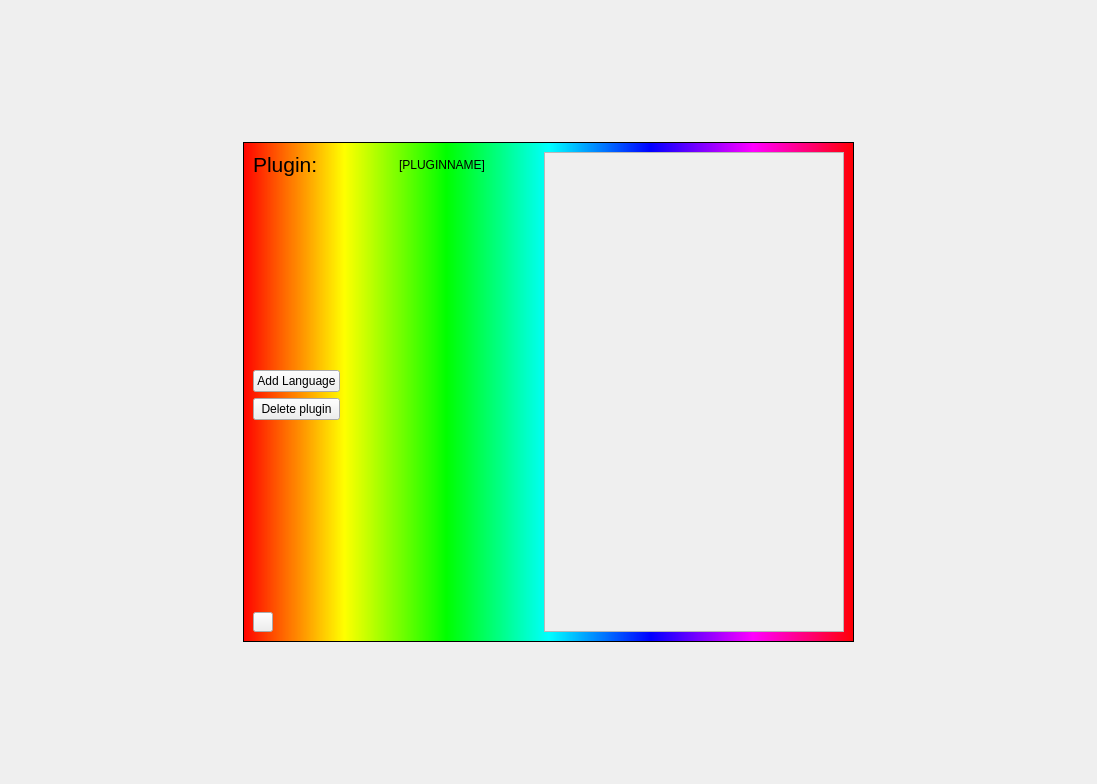
<?xml version="1.0" encoding="UTF-8"?>
<ui version="4.0">
 <class>MainWindow</class>
 <widget class="QMainWindow" name="MainWindow">
  <property name="geometry">
   <rect>
    <x>0</x>
    <y>0</y>
    <width>1097</width>
    <height>784</height>
   </rect>
  </property>
  <property name="windowTitle">
   <string>MainWindow</string>
  </property>
  <property name="windowIcon">
   <iconset resource="ressources.qrc">
    <normaloff>:/icons/ressources/icons_famfamfam/world_edit.png</normaloff>:/icons/ressources/icons_famfamfam/world_edit.png</iconset>
  </property>
  <property name="styleSheet">
   <string notr="true">#mpc_title_frame {
background-color: rgb(255, 170, 255);
}

#mpc_plugins {
	background-color: rgb(0, 170, 255);
}

#mpc_plugins_list {
	background-color: rgb(0, 170, 255);
	border: none;
}

#mpc_plugins_list::item {
padding: 10px;
}</string>
  </property>
  <widget class="QWidget" name="centralwidget">
   <layout class="QGridLayout" name="gridLayout">
    <property name="leftMargin">
     <number>0</number>
    </property>
    <property name="topMargin">
     <number>0</number>
    </property>
    <property name="rightMargin">
     <number>0</number>
    </property>
    <property name="bottomMargin">
     <number>0</number>
    </property>
    <property name="spacing">
     <number>0</number>
    </property>
    <item row="0" column="0">
     <widget class="QStackedWidget" name="stackedWidget">
      <property name="currentIndex">
       <number>1</number>
      </property>
      <widget class="QWidget" name="main_plugin_chooser">
       <property name="styleSheet">
        <string notr="true">#main_plugin_chooser {
	background-color: rgb(206, 206, 206);
}</string>
       </property>
       <layout class="QHBoxLayout" name="horizontalLayout">
        <property name="spacing">
         <number>0</number>
        </property>
        <property name="leftMargin">
         <number>0</number>
        </property>
        <property name="topMargin">
         <number>0</number>
        </property>
        <property name="rightMargin">
         <number>0</number>
        </property>
        <property name="bottomMargin">
         <number>0</number>
        </property>
        <item>
         <widget class="QFrame" name="mpc_plugins">
          <property name="maximumSize">
           <size>
            <width>300</width>
            <height>16777215</height>
           </size>
          </property>
          <property name="styleSheet">
           <string notr="true"/>
          </property>
          <property name="frameShape">
           <enum>QFrame::StyledPanel</enum>
          </property>
          <property name="frameShadow">
           <enum>QFrame::Raised</enum>
          </property>
          <layout class="QVBoxLayout" name="verticalLayout">
           <item>
            <widget class="QLabel" name="label">
             <property name="text">
              <string>&lt;html&gt;&lt;head/&gt;&lt;body&gt;&lt;p&gt;&lt;span style=&quot; font-size:12pt; font-weight:600;&quot;&gt;Plugins&lt;/span&gt;&lt;/p&gt;&lt;/body&gt;&lt;/html&gt;</string>
             </property>
            </widget>
           </item>
           <item>
            <widget class="Line" name="line">
             <property name="orientation">
              <enum>Qt::Horizontal</enum>
             </property>
            </widget>
           </item>
           <item>
            <widget class="QListWidget" name="mpc_plugins_list"/>
           </item>
           <item>
            <spacer name="verticalSpacer">
             <property name="orientation">
              <enum>Qt::Vertical</enum>
             </property>
             <property name="sizeType">
              <enum>QSizePolicy::Fixed</enum>
             </property>
             <property name="sizeHint" stdset="0">
              <size>
               <width>20</width>
               <height>40</height>
              </size>
             </property>
            </spacer>
           </item>
          </layout>
         </widget>
        </item>
        <item>
         <layout class="QGridLayout" name="gridLayout_2">
          <property name="spacing">
           <number>0</number>
          </property>
          <item row="1" column="1">
           <widget class="QFrame" name="mpc_title_frame">
            <property name="minimumSize">
             <size>
              <width>300</width>
              <height>200</height>
             </size>
            </property>
            <property name="maximumSize">
             <size>
              <width>600</width>
              <height>400</height>
             </size>
            </property>
            <property name="styleSheet">
             <string notr="true"/>
            </property>
            <property name="frameShape">
             <enum>QFrame::StyledPanel</enum>
            </property>
            <property name="frameShadow">
             <enum>QFrame::Raised</enum>
            </property>
            <layout class="QGridLayout" name="gridLayout_3">
             <item row="0" column="0">
              <widget class="QLabel" name="mpc_title_frame_title">
               <property name="maximumSize">
                <size>
                 <width>16777215</width>
                 <height>30</height>
                </size>
               </property>
               <property name="text">
                <string>Projet à la con</string>
               </property>
              </widget>
             </item>
             <item row="2" column="2">
              <widget class="QPushButton" name="mpc_btn_import">
               <property name="text">
                <string>import plugin</string>
               </property>
               <property name="icon">
                <iconset resource="ressources.qrc">
                 <normaloff>:/icons/ressources/icons_famfamfam/zoom_in.png</normaloff>:/icons/ressources/icons_famfamfam/zoom_in.png</iconset>
               </property>
              </widget>
             </item>
             <item row="2" column="0" colspan="2">
              <spacer name="horizontalSpacer_3">
               <property name="orientation">
                <enum>Qt::Horizontal</enum>
               </property>
               <property name="sizeHint" stdset="0">
                <size>
                 <width>382</width>
                 <height>20</height>
                </size>
               </property>
              </spacer>
             </item>
             <item row="1" column="0" colspan="3">
              <widget class="QLabel" name="mpc_title_frame_text">
               <property name="text">
                <string>&lt;html&gt;&lt;head/&gt;&lt;body&gt;&lt;p&gt;Lorem ipsum dolor sit amet, consectetur adipiscing elit, sed do eiusmod tempor i&lt;/p&gt;&lt;p&gt;ncididunt ut labore et dolore magna aliqua. Ut enim ad minim ven&lt;/p&gt;&lt;p&gt;iam, quis nostrud exercitation ullamco laboris nisi ut aliquip ex ea commodo consequat. Duis aute irure dolor in reprehenderit in voluptate velit esse cillum dolore eu fugiat nulla&lt;/p&gt;&lt;p&gt; pariatur. Excepteur sint occaecat cupidatat non proident, sunt in culpa qui officia deserunt mollit anim id est laborum.&lt;/p&gt;&lt;/body&gt;&lt;/html&gt;</string>
               </property>
              </widget>
             </item>
            </layout>
           </widget>
          </item>
          <item row="1" column="0">
           <spacer name="horizontalSpacer">
            <property name="orientation">
             <enum>Qt::Horizontal</enum>
            </property>
            <property name="sizeHint" stdset="0">
             <size>
              <width>40</width>
              <height>20</height>
             </size>
            </property>
           </spacer>
          </item>
          <item row="1" column="2">
           <spacer name="horizontalSpacer_2">
            <property name="orientation">
             <enum>Qt::Horizontal</enum>
            </property>
            <property name="sizeHint" stdset="0">
             <size>
              <width>40</width>
              <height>20</height>
             </size>
            </property>
           </spacer>
          </item>
          <item row="2" column="1">
           <spacer name="verticalSpacer_4">
            <property name="orientation">
             <enum>Qt::Vertical</enum>
            </property>
            <property name="sizeHint" stdset="0">
             <size>
              <width>20</width>
              <height>40</height>
             </size>
            </property>
           </spacer>
          </item>
          <item row="0" column="1">
           <spacer name="verticalSpacer_2">
            <property name="orientation">
             <enum>Qt::Vertical</enum>
            </property>
            <property name="sizeHint" stdset="0">
             <size>
              <width>20</width>
              <height>40</height>
             </size>
            </property>
           </spacer>
          </item>
         </layout>
        </item>
       </layout>
      </widget>
      <widget class="QWidget" name="plugin_satus">
       <layout class="QGridLayout" name="gridLayout_4">
        <item row="0" column="1">
         <spacer name="verticalSpacer_3">
          <property name="orientation">
           <enum>Qt::Vertical</enum>
          </property>
          <property name="sizeHint" stdset="0">
           <size>
            <width>20</width>
            <height>113</height>
           </size>
          </property>
         </spacer>
        </item>
        <item row="1" column="0">
         <spacer name="horizontalSpacer_4">
          <property name="orientation">
           <enum>Qt::Horizontal</enum>
          </property>
          <property name="sizeHint" stdset="0">
           <size>
            <width>218</width>
            <height>20</height>
           </size>
          </property>
         </spacer>
        </item>
        <item row="1" column="1" colspan="2">
         <widget class="QFrame" name="ps_frame">
          <property name="minimumSize">
           <size>
            <width>500</width>
            <height>500</height>
           </size>
          </property>
          <property name="styleSheet">
           <string notr="true">#ps_frame {
background-color: qlineargradient(spread:pad, x1:0, y1:0, x2:1, y2:0, stop:0 rgba(255, 0, 0, 255), stop:0.166 rgba(255, 255, 0, 255), stop:0.333 rgba(0, 255, 0, 255), stop:0.5 rgba(0, 255, 255, 255), stop:0.666 rgba(0, 0, 255, 255), stop:0.833 rgba(255, 0, 255, 255), stop:1 rgba(255, 0, 0, 255));
}</string>
          </property>
          <property name="frameShape">
           <enum>QFrame::StyledPanel</enum>
          </property>
          <property name="frameShadow">
           <enum>QFrame::Raised</enum>
          </property>
          <layout class="QGridLayout" name="gridLayout_5">
           <item row="0" column="0" colspan="2">
            <widget class="QLabel" name="label_2">
             <property name="text">
              <string>&lt;html&gt;&lt;head/&gt;&lt;body&gt;&lt;p&gt;&lt;span style=&quot; font-size:16pt;&quot;&gt;Plugin:&lt;/span&gt;&lt;/p&gt;&lt;/body&gt;&lt;/html&gt;</string>
             </property>
            </widget>
           </item>
           <item row="0" column="3" rowspan="5">
            <widget class="QScrollArea" name="scrollArea">
             <property name="minimumSize">
              <size>
               <width>300</width>
               <height>0</height>
              </size>
             </property>
             <property name="widgetResizable">
              <bool>true</bool>
             </property>
             <widget class="QWidget" name="scrollAreaWidgetContents">
              <property name="geometry">
               <rect>
                <x>0</x>
                <y>0</y>
                <width>298</width>
                <height>480</height>
               </rect>
              </property>
              <widget class="QWidget" name="verticalLayoutWidget_2">
               <property name="geometry">
                <rect>
                 <x>40</x>
                 <y>20</y>
                 <width>211</width>
                 <height>391</height>
                </rect>
               </property>
               <layout class="QVBoxLayout" name="ps_scroll_grid"/>
              </widget>
             </widget>
            </widget>
           </item>
           <item row="1" column="1">
            <spacer name="verticalSpacer_7">
             <property name="orientation">
              <enum>Qt::Vertical</enum>
             </property>
             <property name="sizeHint" stdset="0">
              <size>
               <width>20</width>
               <height>176</height>
              </size>
             </property>
            </spacer>
           </item>
           <item row="2" column="0" colspan="2">
            <layout class="QVBoxLayout" name="verticalLayout_2">
             <item>
              <widget class="QPushButton" name="ps_add_language_btn">
               <property name="text">
                <string>Add Language</string>
               </property>
               <property name="icon">
                <iconset resource="ressources.qrc">
                 <normaloff>:/icons/ressources/icons_famfamfam/add.png</normaloff>:/icons/ressources/icons_famfamfam/add.png</iconset>
               </property>
              </widget>
             </item>
             <item>
              <widget class="QPushButton" name="ps_delete_plugin_btn">
               <property name="text">
                <string>Delete plugin</string>
               </property>
               <property name="icon">
                <iconset resource="ressources.qrc">
                 <normaloff>:/icons/ressources/icons_famfamfam/delete.png</normaloff>:/icons/ressources/icons_famfamfam/delete.png</iconset>
               </property>
              </widget>
             </item>
            </layout>
           </item>
           <item row="3" column="1">
            <spacer name="verticalSpacer_8">
             <property name="orientation">
              <enum>Qt::Vertical</enum>
             </property>
             <property name="sizeHint" stdset="0">
              <size>
               <width>20</width>
               <height>175</height>
              </size>
             </property>
            </spacer>
           </item>
           <item row="3" column="2">
            <spacer name="horizontalSpacer_6">
             <property name="orientation">
              <enum>Qt::Horizontal</enum>
             </property>
             <property name="sizeHint" stdset="0">
              <size>
               <width>192</width>
               <height>20</height>
              </size>
             </property>
            </spacer>
           </item>
           <item row="4" column="0">
            <widget class="QPushButton" name="ps_btn_back">
             <property name="maximumSize">
              <size>
               <width>20</width>
               <height>20</height>
              </size>
             </property>
             <property name="text">
              <string/>
             </property>
             <property name="icon">
              <iconset resource="ressources.qrc">
               <normaloff>:/icons/ressources/icons_famfamfam/arrow_left.png</normaloff>:/icons/ressources/icons_famfamfam/arrow_left.png</iconset>
             </property>
            </widget>
           </item>
           <item row="0" column="2">
            <widget class="QLabel" name="ps_plugin_name">
             <property name="text">
              <string>[PLUGINNAME]</string>
             </property>
             <property name="alignment">
              <set>Qt::AlignCenter</set>
             </property>
            </widget>
           </item>
          </layout>
         </widget>
        </item>
        <item row="1" column="3">
         <spacer name="horizontalSpacer_5">
          <property name="orientation">
           <enum>Qt::Horizontal</enum>
          </property>
          <property name="sizeHint" stdset="0">
           <size>
            <width>217</width>
            <height>20</height>
           </size>
          </property>
         </spacer>
        </item>
        <item row="2" column="2">
         <spacer name="verticalSpacer_5">
          <property name="orientation">
           <enum>Qt::Vertical</enum>
          </property>
          <property name="sizeHint" stdset="0">
           <size>
            <width>20</width>
            <height>112</height>
           </size>
          </property>
         </spacer>
        </item>
       </layout>
      </widget>
      <widget class="QWidget" name="text_edition"/>
     </widget>
    </item>
   </layout>
  </widget>
  <widget class="QMenuBar" name="menubar">
   <property name="geometry">
    <rect>
     <x>0</x>
     <y>0</y>
     <width>1097</width>
     <height>21</height>
    </rect>
   </property>
  </widget>
 </widget>
 <resources>
  <include location="ressources.qrc"/>
 </resources>
 <connections/>
</ui>
